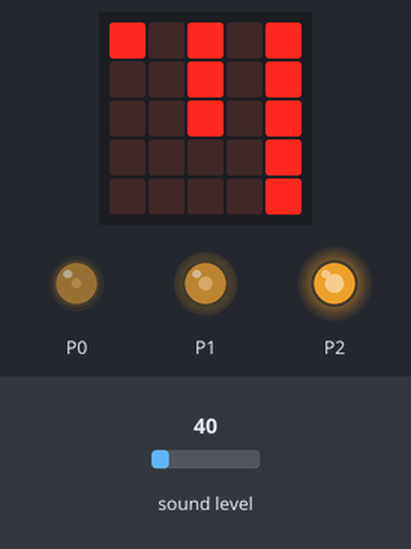
The program below on a simulated BBC micro:bit (MakeCode). Shown: the board's 5×5 LED display, output pins drawn as LEDs (lit = HIGH). The test bench sets the inputs (shaded band); at power-on: sound level 40.

Above: at 1.2 s.
1.3 s: sound level set to 64
At 1.7 s:
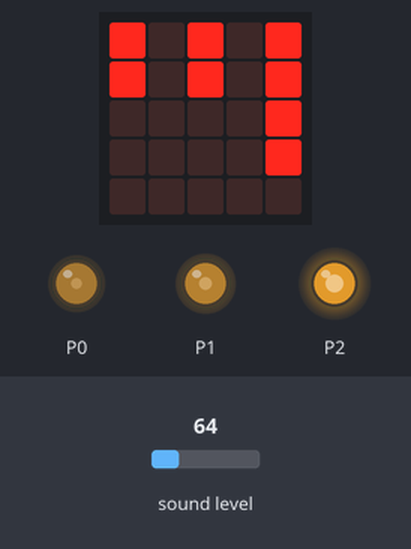
2.8 s: sound level set to 128
At 4.0 s:
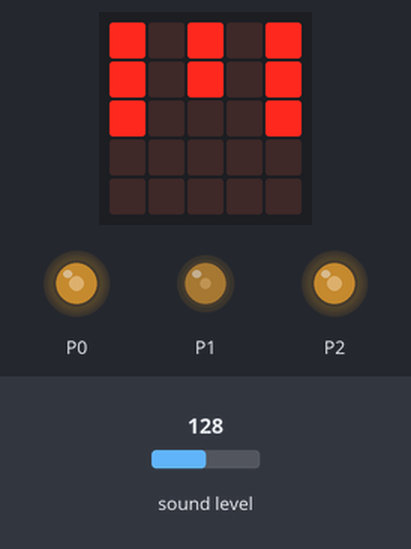
4.3 s: sound level set to 191
At 5.2 s:
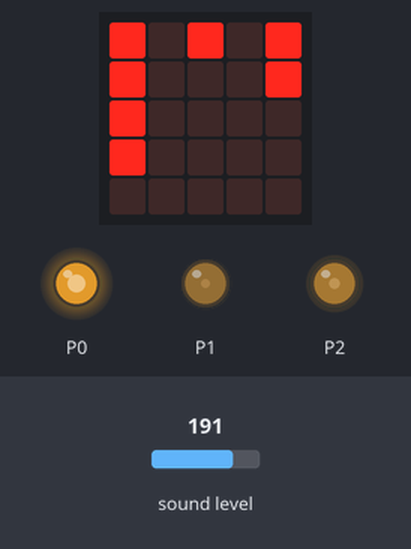
5.8 s: sound level set to 250
At 6.3 s:
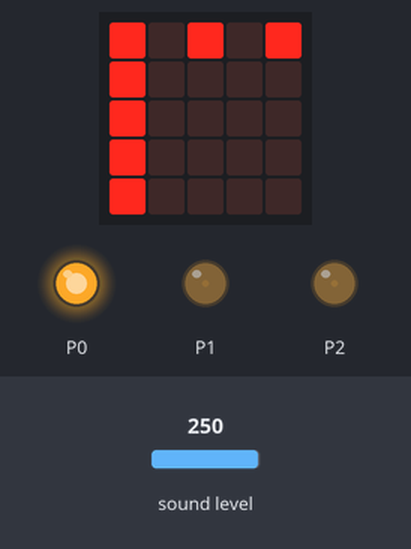
Timing chart, 0 to 8.3 s (numbered marks = the images above; inputs shaded):
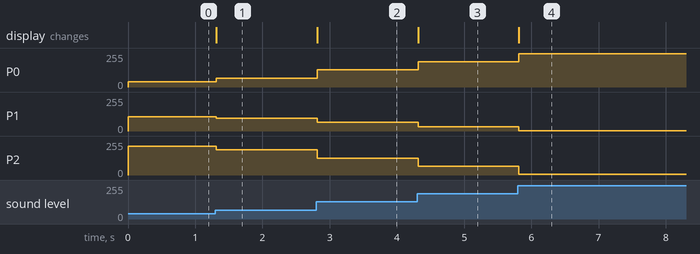

The program:

main.ts
```typescript
let red = 0
let green = 0
let blue = 0
basic.forever(function () {
    red = input.soundLevel()
    green = 128 - input.soundLevel() / 2
    blue = 255 - input.soundLevel()
    basic.clearScreen()
    for (let índice = 0; índice <= Math.trunc(red / 50); índice++) {
        led.plot(0, índice)
    }
    for (let índice = 0; índice <= Math.trunc(green / 50); índice++) {
        led.plot(2, índice)
    }
    for (let índice = 0; índice <= Math.trunc(blue / 50); índice++) {
        led.plot(4, índice)
    }
    pins.analogWritePin(AnalogPin.P0, 4 * red)
    pins.analogWritePin(AnalogPin.P1, 4 * green)
    pins.analogWritePin(AnalogPin.P2, 4 * blue)
})
```

test.ts
```typescript
// testes vão aqui; isto não será compilado quando este pacote for usado como uma extensão.
```

Measured:
- after the input at 1.3 s, P0: 40/255 → 64/255 at once; P1: 108/255 → 96/255 at once; P2: 214/255 → 190/255 at once; the display: changes at once (image 1)
- after the input at 2.8 s, P0: 64/255 → 128/255 at once; P1: 96/255 → 64/255 at once; P2: 190/255 → 127/255 at once; the display: changes at once (image 2)
- after the input at 4.3 s, P0: 128/255 → 190/255 at once; P1: 64/255 → 32/255 at once; P2: 127/255 → 64/255 at once; the display: changes at once (image 3)
- after the input at 5.8 s, P0: 190/255 → 249/255 at once; P1: 32/255 → 3/255 at once; P2: 64/255 → 5/255 at once; the display: changes at once (image 4)
